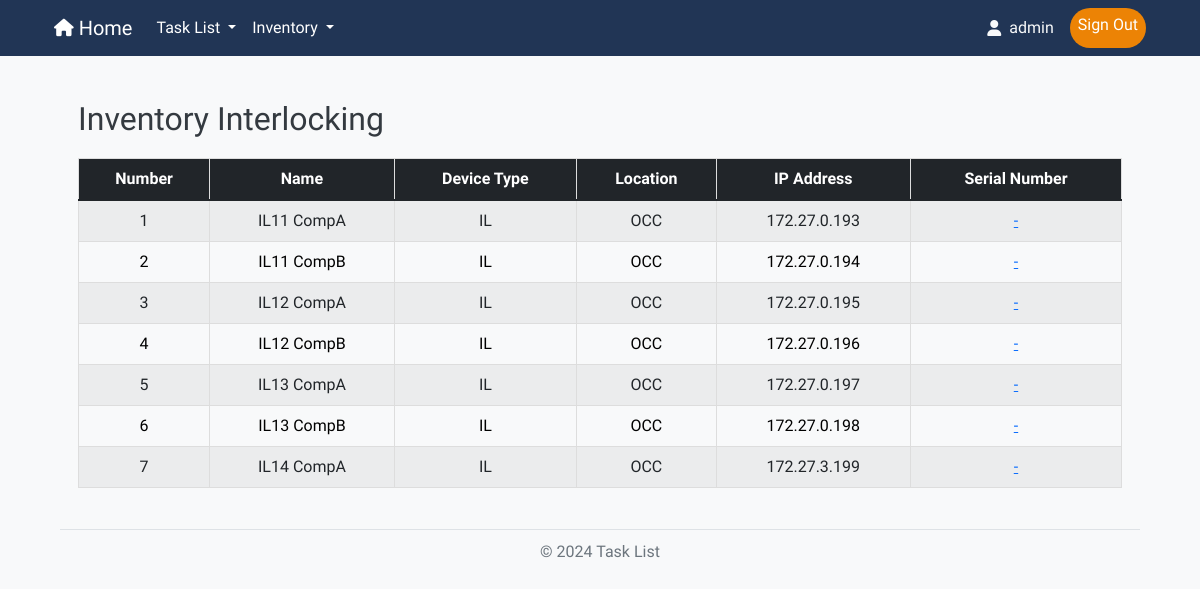
Page /inventory/IL (signed in) on the committed database.
### models.py (models this page shows, shortened)
class User(UserMixin, db.Model):
    id = db.Column(db.Integer, primary_key=True)
    username = db.Column(db.String(50), unique=True, nullable=False)
    password = db.Column(db.String(255), nullable=False)
    role = db.Column(db.String(20), nullable=False)

class DeviceName(db.Model):
    id = db.Column(db.Integer, primary_key=True)
    name = db.Column(db.String(100), nullable=False)
    device_type_id = db.Column(db.Integer, db.ForeignKey('device_type.id'), nullable=False)
    location_id = db.Column(db.Integer, db.ForeignKey('location.id'), nullable=False)
    device_type = db.relationship('DeviceType', backref=db.backref('device_names', lazy=True))
    location = db.relationship('Location', backref=db.backref('device_names', lazy=True))
    bound = db.Column(db.String(100), nullable=True)
    inandout = db.Column(db.String(100), nullable=True)
    serial_number = db.Column(db.String(100), nullable=True)
    ip_address = db.Column(db.String(45), nullable=True)
    mac_address = db.Column(db.String(17), nullable=True)
    channel = db.Column(db.String(50), nullable=True)
    device_role = db.Column(db.String(50), nullable=True)
    force_data = db.Column(db.String(50), nullable=True)
    vac_white = db.Column(db.String(50), nullable=True)
    current_white = db.Column(db.String(50), nullable=True)
    vac_red = db.Column(db.String(50), nullable=True)
    current_red = db.Column(db.String(50), nullable=True)
    vac_yellow = db.Column(db.String(50), nullable=True)
    current_yellow = db.Column(db.String(50), nullable=True)
    f1_f2 = db.Column(db.String(50), nullable=True)
    red_module = db.Column(db.String(50), nullable=True)
    white_module = db.Column(db.String(50), nullable=True)
    yellow_module = db.Column(db.String(50), nullable=True)

class DeviceType(db.Model):
    id = db.Column(db.Integer, primary_key=True)
    name = db.Column(db.String(50), nullable=False)
    line_id = db.Column(db.Integer, db.ForeignKey('line.id'), nullable=False)
    line = db.relationship('Line', backref=db.backref('device_types', lazy=True))

class Location(db.Model):
    id = db.Column(db.Integer, primary_key=True)
    name = db.Column(db.String(50), nullable=False)
    line_id = db.Column(db.Integer, db.ForeignKey('line.id'), nullable=False)
    line = db.relationship('Line', backref=db.backref('locations', lazy=True))

### routes.py (the view)
    @app.route('/inventory/IL', endpoint='inventory_il')
    @login_required
    def inventory_il():
        devices = DeviceName.query.join(DeviceType).filter(DeviceType.name == 'IL').all()
        return render_template("inventory_il.html", devices=devices)

### app.py (called while the page is built)
@login_manager.user_loader
def load_user(user_id):      # โหลดผู้ใช้จากฐานข้อมูลตาม user_id
    return User.query.get(int(user_id))

### templates/inventory_il.html (shortened to what this page needs)
{% import "bootstrap/wtf.html" as wtf %}
{% extends "layout.html" %}
{% block content %}
<!DOCTYPE html>
<html lang="en">
<head>
    <link rel="stylesheet" href="https://cdn.jsdelivr.net/npm/bootstrap@5.1.3/dist/css/bootstrap.min.css">
    <link rel="stylesheet" href="https://cdn.jsdelivr.net/npm/bootstrap-table/dist/bootstrap-table.min.css">
    <link rel="stylesheet" href="{{ url_for('static', filename='/style.css') }}">
</head>
<body>
<div class="container">
    <br>
    <h2>Inventory Interlocking</h2>
    {% if devices %}
    <table data-toggle="table"
           data-search="true"
           data-pagination="true"
           data-page-list="[20, 50, 100, 150, all]"
           data-page-size="20"
           class="table table-striped table-hover">
        <thead class="table-dark">
            <tr>
                <th data-sortable="true" data-field="number">Number</th>
                <th data-sortable="true" data-field="name">Name</th>
                <th data-sortable="true" data-field="device_type">Device Type</th>
                <th data-sortable="true" data-field="location_name">Location</th>
                <th data-sortable="true" data-field="ip_address">IP Address</th>
                <th data-sortable="true" data-field="serial_number">Serial Number</th>
            </tr>
        </thead>
        <tbody>
            {% for device in devices %}
            <tr>
                <td>{{ loop.index }}</td>
                <td>{{ device.name }}</td>
                <td>{{ device.device_type.name if device.device_type else '-' }}</td>
                <td>{{ device.location.name if device.location else '-' }}</td>
                <td>{{ device.ip_address or ('-') }}</td>
                <td>
                    <a href="{{ url_for('edit_serial_number', device_id=device.id, ref=request.url) }}">
                        {{ device.serial_number or ('-') }}
                    </a>
                </td>
            </tr>
            {% endfor %}
        </tbody>
    </table>
    {% endif %}
</div>
</body>
</html>
{% endblock %}

### templates/layout.html (shortened to what this page needs)
<!DOCTYPE html>
<html lang="en">
<head>
    <link href="https://cdn.jsdelivr.net/npm/bootstrap@5.3.3/dist/css/bootstrap.min.css" rel="stylesheet">
    <link rel="stylesheet" href="https://cdnjs.cloudflare.com/ajax/libs/font-awesome/6.0.0-beta3/css/all.min.css">
    <link rel="stylesheet" href="{{ url_for('static', filename='/style.css') }}">
	<link href="https://unpkg.com/boxicons@latest/css/boxicons.min.css" rel="stylesheet">
</head>
<body>
	<nav class="navbar navbar-expand-lg navbar-dark sticky-top" id="custom-navbar">
		<div class="container">
			<a class="navbar-brand" href="/"><i class="fa-solid fa-house fa-sm"></i> Home</a>
			<div class="collapse navbar-collapse" id="navbarNav">
				<ul class="navbar-nav me-auto">
					<li class="nav-item dropdown">
						<a class="nav-link dropdown-toggle" href="/" id="navbarDropdown" role="button" data-bs-toggle="dropdown" aria-expanded="false">
							Task List
						</a>
					</li>
					<li class="nav-item dropdown">
						<a class="nav-link dropdown-toggle" href="/" id="navbarDropdown" role="button" data-bs-toggle="dropdown" aria-expanded="false">
							Inventory
						</a>
					</li>
				</ul>
				<ul class="navbar-nav ms-auto">
					{% if current_user.is_authenticated %}
						<span class="navbar-text text-light me-3 navbar-text"><i class="fa-solid fa-user"></i> {{ current_user.username }}</span>
						<a class="nav-link custom-login-btn" href="{{ url_for('logout') }}">Sign Out</a>
					{% else %}
						<a class="nav-link custom-login-btn" href="{{ url_for('login') }}">Sign In</a>
					{% endif %}
				</ul>
			</div>
		</div>
	</nav>
	<main class="container">
		{% block content %}
		{% endblock %}
	</main>
	<footer>
		<div class="footer-line"></div>
		<p class="footer-text">© 2024 Task List</p>
	</footer>
</body>
</html>

### static/style.css (style rules this page uses)
body { font-family: 'Ubuntu', sans-serif; background-color: #f8f9fa; color: #343a40; margin: 0; padding: 0; }
#custom-navbar { background-color: #213555; }
#custom-navbar .nav-link { color: #ffffff; }
main { flex: 1; padding: 20px; }
footer { padding: 5px 0; }
.footer-line { border-top: 1px solid #dee2e6; width: 90%; margin: 0 auto; }
.footer-text { text-align: center; margin-top: 10px; color: #6c757d; }
.navbar-text { display: flex; align-items: center; }
.navbar-text i { margin-right: 8px; }
.custom-login-btn { background-color: #EC8305; color: #FFFAEC; border: none; padding: 5px 20px; border-radius: 1.25rem; text-align: center; text-decoration: none; display: inline-block; font-size: 16px; }
table { width: 100%; margin: 20px auto; max-width: 100%; border-collapse: collapse; }
th, td { border: 1px solid #ddd; padding: 8px; text-align: center; }
th { background-color: #f4f4f4; }

### rows in the picture
User: username "admin"
DeviceName: name "IL11 CompA", device_type "IL", location "OCC", ip_address "172.27.0.193", serial_number "-"
DeviceName: name "IL11 CompB", device_type "IL", location "OCC", ip_address "172.27.0.194", serial_number "-"
DeviceName: name "IL12 CompA", device_type "IL", location "OCC", ip_address "172.27.0.195", serial_number "-"
DeviceName: name "IL12 CompB", device_type "IL", location "OCC", ip_address "172.27.0.196", serial_number "-"
DeviceName: name "IL13 CompA", device_type "IL", location "OCC", ip_address "172.27.0.197", serial_number "-"
DeviceName: name "IL13 CompB", device_type "IL", location "OCC", ip_address "172.27.0.198", serial_number "-"
DeviceName: name "IL14 CompA", device_type "IL", location "OCC", ip_address "172.27.3.199", serial_number "-"
